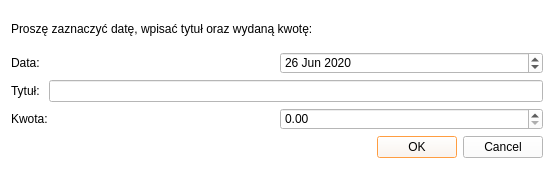
<?xml version="1.0" encoding="UTF-8"?>
<ui version="4.0">
 <class>DialogBeauty</class>
 <widget class="QDialog" name="DialogBeauty">
  <property name="geometry">
   <rect>
    <x>0</x>
    <y>0</y>
    <width>554</width>
    <height>169</height>
   </rect>
  </property>
  <property name="windowTitle">
   <string>Dialog</string>
  </property>
  <property name="styleSheet">
   <string notr="true">background-color: rgb(255, 255, 255);
selection-background-color: rgb(245, 121, 0);</string>
  </property>
  <layout class="QVBoxLayout" name="verticalLayout">
   <item>
    <widget class="QLabel" name="label">
     <property name="text">
      <string>Proszę zaznaczyć datę, wpisać tytuł oraz wydaną kwotę: </string>
     </property>
    </widget>
   </item>
   <item>
    <layout class="QHBoxLayout" name="horizontalLayout">
     <item>
      <widget class="QLabel" name="label_2">
       <property name="text">
        <string>Data: </string>
       </property>
      </widget>
     </item>
     <item>
      <widget class="QDateEdit" name="dateEdit">
       <property name="date">
        <date>
         <year>2020</year>
         <month>6</month>
         <day>26</day>
        </date>
       </property>
      </widget>
     </item>
    </layout>
   </item>
   <item>
    <layout class="QHBoxLayout" name="horizontalLayout_2">
     <item>
      <widget class="QLabel" name="label_3">
       <property name="text">
        <string>Tytuł: </string>
       </property>
      </widget>
     </item>
     <item>
      <widget class="QLineEdit" name="lineEdit"/>
     </item>
    </layout>
   </item>
   <item>
    <layout class="QHBoxLayout" name="horizontalLayout_3">
     <item>
      <widget class="QLabel" name="label_4">
       <property name="text">
        <string>Kwota:</string>
       </property>
      </widget>
     </item>
     <item>
      <widget class="QDoubleSpinBox" name="doubleSpinBox">
       <property name="maximum">
        <double>100000000000000000000.000000000000000</double>
       </property>
      </widget>
     </item>
    </layout>
   </item>
   <item>
    <layout class="QHBoxLayout" name="horizontalLayout_4">
     <item>
      <spacer name="horizontalSpacer">
       <property name="orientation">
        <enum>Qt::Horizontal</enum>
       </property>
       <property name="sizeHint" stdset="0">
        <size>
         <width>308</width>
         <height>20</height>
        </size>
       </property>
      </spacer>
     </item>
     <item>
      <widget class="QDialogButtonBox" name="buttonBox">
       <property name="orientation">
        <enum>Qt::Horizontal</enum>
       </property>
       <property name="standardButtons">
        <set>QDialogButtonBox::Cancel|QDialogButtonBox::Ok</set>
       </property>
      </widget>
     </item>
    </layout>
   </item>
  </layout>
 </widget>
 <resources/>
 <connections>
  <connection>
   <sender>buttonBox</sender>
   <signal>accepted()</signal>
   <receiver>DialogBeauty</receiver>
   <slot>accept()</slot>
   <hints>
    <hint type="sourcelabel">
     <x>248</x>
     <y>254</y>
    </hint>
    <hint type="destinationlabel">
     <x>157</x>
     <y>274</y>
    </hint>
   </hints>
  </connection>
  <connection>
   <sender>buttonBox</sender>
   <signal>rejected()</signal>
   <receiver>DialogBeauty</receiver>
   <slot>reject()</slot>
   <hints>
    <hint type="sourcelabel">
     <x>316</x>
     <y>260</y>
    </hint>
    <hint type="destinationlabel">
     <x>286</x>
     <y>274</y>
    </hint>
   </hints>
  </connection>
 </connections>
</ui>
